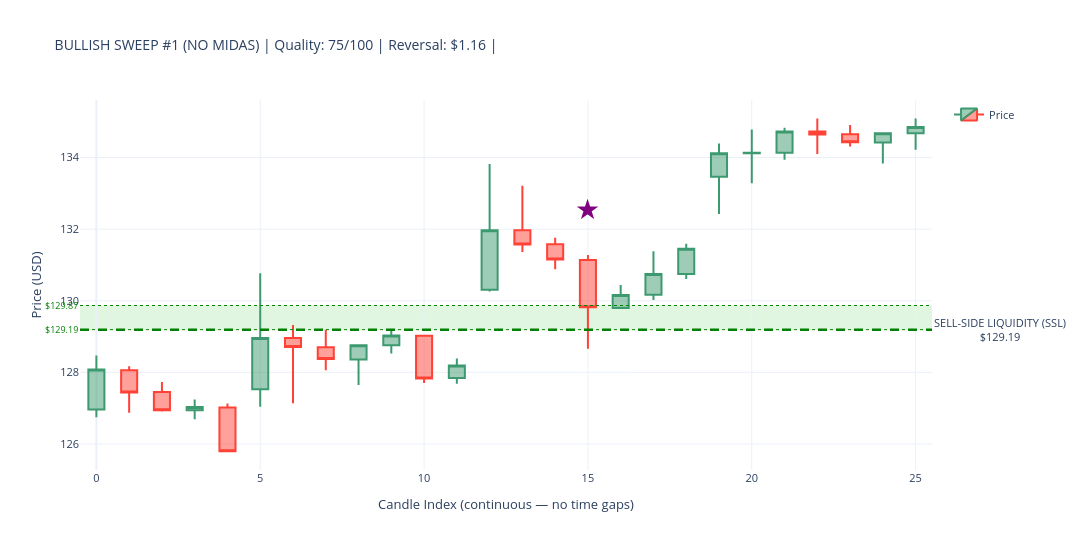
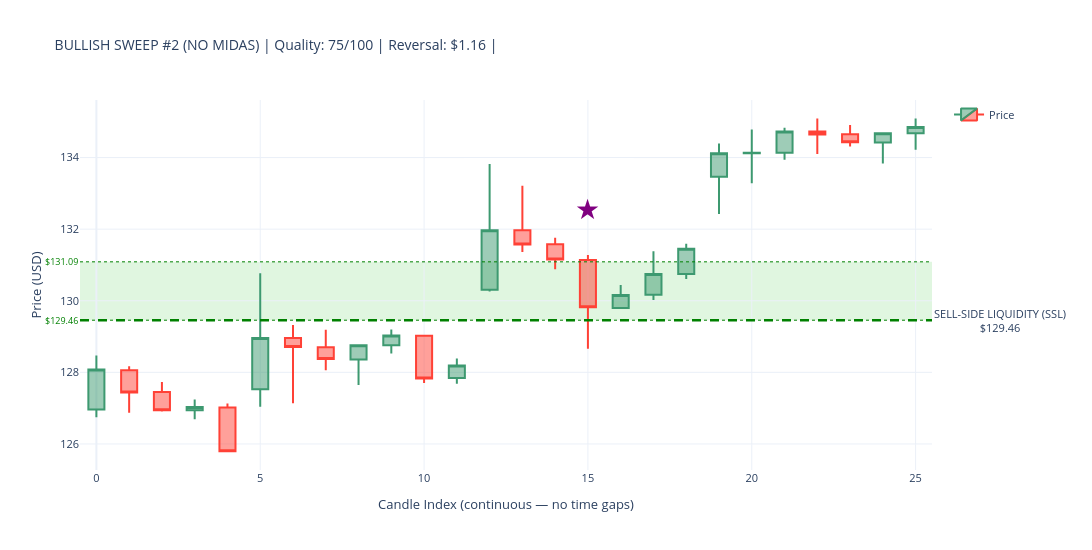
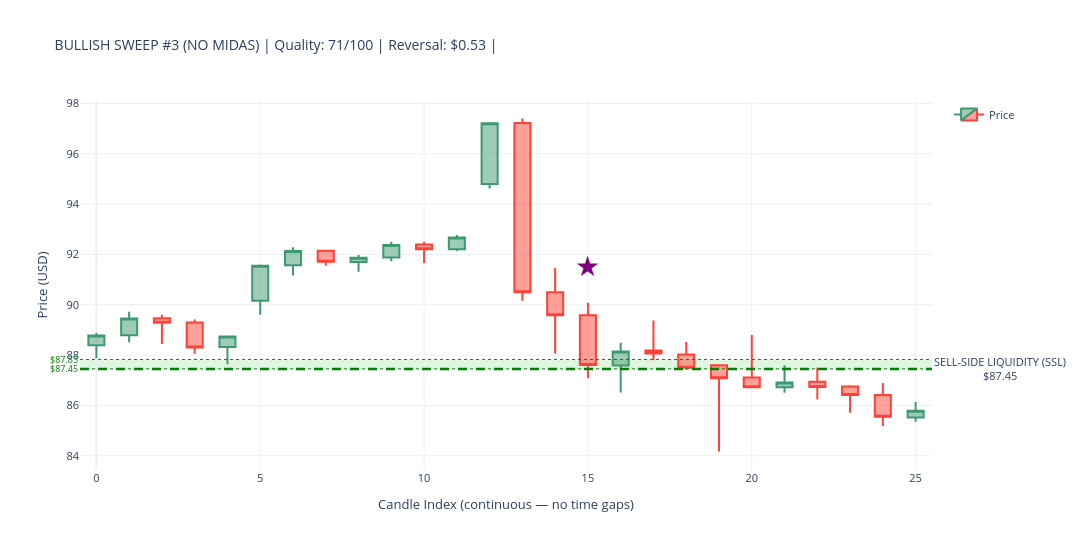
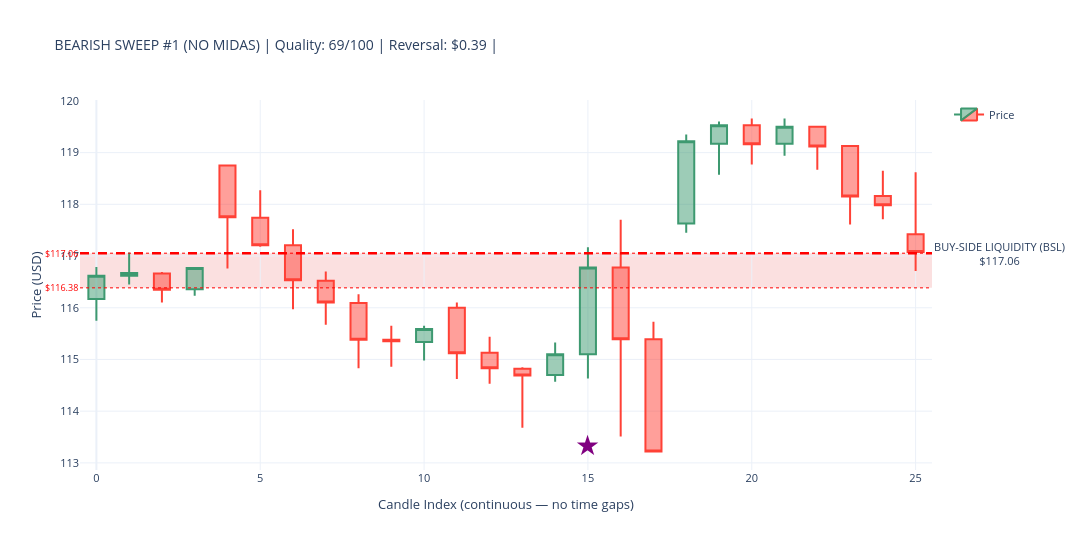

Notebook code cell kept with these figures, in order:
### Markdown cell above
## Block E — Post-Detection Analysis

### Code cell
# ---------------------------------------------------------------------------
# SWEEP DETECTION CANDLESTICK VISUALIZATIONS WITH LIQUIDITY ZONES
# ---------------------------------------------------------------------------

required_vars = ['sweeps_hourly_no_midas', 'sweeps_hourly_with_midas', 'hourly_data']
missing_vars  = [v for v in required_vars if v not in globals()]

if missing_vars:
    print(f"\n⚠ WARNING: Missing variables — {missing_vars}")
    print("Please execute Part 8 first. Skipping visualization...")
else:
    print("\n✓ All required variables present. Proceeding with visualization...")

if not missing_vars:

    print("\n" + "=" * 70)
    print("VISUALIZING TOP SWEEPS — CANDLESTICK CHARTS WITH LIQUIDITY ZONES")
    print("=" * 70)

    import plotly.graph_objects as go

    price_data = hourly_data.copy()
    print(f"\n✓ Hourly data: {len(price_data)} candles")
    print(f"  Date range: {price_data['timestamp'].min().date()} → "
          f"{price_data['timestamp'].max().date()}")

    print(f"\nSweep data check:")
    print(f"  NO MIDAS  : {len(sweeps_hourly_no_midas)} total sweeps")
    if len(sweeps_hourly_no_midas) > 0:
        print(f"    Bullish : {(sweeps_hourly_no_midas['sweep_type']=='BULLISH').sum()}")
        print(f"    Bearish : {(sweeps_hourly_no_midas['sweep_type']=='BEARISH').sum()}")
    print(f"  WITH MIDAS: {len(sweeps_hourly_with_midas)} total sweeps")
    if len(sweeps_hourly_with_midas) > 0:
        print(f"    Bullish : {(sweeps_hourly_with_midas['sweep_type']=='BULLISH').sum()}")
        print(f"    Bearish : {(sweeps_hourly_with_midas['sweep_type']=='BEARISH').sum()}")


    def make_candlestick_chart_with_zones(
        price_df, sweep_timestamp, zone_level,
        zone_top, zone_bottom,
        sweep_type, chart_title
    ):
        try:
            # ── exact-hour timestamp match ────────────────────────────────────
            sweep_ts       = pd.to_datetime(sweep_timestamp)
            sweep_ts_naive = sweep_ts.tz_localize(None) if sweep_ts.tzinfo else sweep_ts
            ts_col_naive   = pd.to_datetime(price_df['timestamp']).dt.tz_localize(None)

            exact = price_df[ts_col_naive == sweep_ts_naive]
            sweep_idx = exact.index[0] if len(exact) > 0 else (
                (ts_col_naive - sweep_ts_naive).abs().idxmin()
            )

            sweep_pos = price_df.index.get_loc(sweep_idx)
            start_pos = max(0, sweep_pos - 15)
            end_pos   = min(len(price_df) - 1, sweep_pos + 10)

            subset = price_df.iloc[start_pos : end_pos + 1].copy().reset_index(drop=True)
            subset['candle_idx'] = range(len(subset))

            # FIX: build hover text as a list — Candlestick uses `text`, not `hovertemplate`
            hover_texts = [
                (f"{row['timestamp'].strftime('%Y-%m-%d %H:%M')}<br>"
                 f"O: ${row['open']:.2f}  H: ${row['high']:.2f}<br>"
                 f"L: ${row['low']:.2f}   C: ${row['close']:.2f}")
                for _, row in subset.iterrows()
            ]

            # ── candlestick ───────────────────────────────────────────────────
            fig = go.Figure(data=[go.Candlestick(
                x=subset['candle_idx'],
                open=subset['open'],  high=subset['high'],
                low=subset['low'],    close=subset['close'],
                name='Price',
                text=hover_texts,          # ← was hovertemplate (unsupported)
                hoverinfo='text',          # tell Plotly to show our text on hover
            )])

            # ── ICT-correct zone labels + actual boundaries ───────────────────
            if sweep_type == 'BULLISH':
                fill_color = 'rgba(0,180,0,0.12)'
                line_color = 'green'
                zone_label = 'SELL-SIDE LIQUIDITY (SSL)'
            else:
                fill_color = 'rgba(220,0,0,0.12)'
                line_color = 'red'
                zone_label = 'BUY-SIDE LIQUIDITY (BSL)'

            fig.add_hrect(
                y0=zone_bottom, y1=zone_top,
                fillcolor=fill_color, opacity=1.0,
                layer='below', line_width=0,
            )
            fig.add_hline(
                y=zone_level,
                line_width=2.5, line_dash='dash', line_color=line_color,
                annotation_text=f'{zone_label}<br>${zone_level:.2f}',
                annotation_position='right',
                annotation=dict(font_size=11, bgcolor='rgba(255,255,255,0.85)')
            )
            for y_val in [zone_top, zone_bottom]:
                fig.add_hline(
                    y=y_val, line_width=1, line_dash='dot', line_color=line_color,
                    annotation_text=f'${y_val:.2f}', annotation_position='left',
                    annotation=dict(font_size=9, font_color=line_color)
                )

            # ── sweep marker ──────────────────────────────────────────────────
            sweep_subset_pos = sweep_pos - start_pos
            if 0 <= sweep_subset_pos < len(subset):
                row_c = subset.iloc[sweep_subset_pos]
                cr    = row_c['high'] - row_c['low']
                arrow_y = (row_c['high'] + cr * 0.5 if sweep_type == 'BULLISH'
                           else row_c['low'] - cr * 0.5)
                fig.add_annotation(
                    x=row_c['candle_idx'], y=arrow_y,
                    text='★', showarrow=False,
                    font=dict(size=28, color='purple'),
                    xanchor='center'
                )

            fig.update_layout(
                title=dict(text=chart_title, font=dict(size=14)),
                yaxis_title='Price (USD)',
                xaxis_title='Candle Index (continuous — no time gaps)',
                template='plotly_white',
                height=550, width=1150,
                hovermode='x unified',
                xaxis_rangeslider_visible=False,
                xaxis=dict(type='linear'),
                showlegend=True,
                font=dict(size=11),
                margin=dict(l=80, r=160, t=100, b=80),
            )
            return fig

        except Exception as e:
            print(f"      ✗ Error ({type(e).__name__}): {e}")
            return None


    def plot_sweep_set(sweeps_df, label):
        if sweeps_df.empty:
            print(f"\n✗ No sweeps in {label} dataset")
            return

        print(f"\n{'=' * 70}")
        print(f"{label} SWEEPS WITH LIQUIDITY ZONES")
        print('=' * 70)

        for sweep_type, side_label in [
            ('BULLISH', 'SSL Raids (demand zone sweeps — bullish reversal)'),
            ('BEARISH', 'BSL Raids (supply zone sweeps — bearish reversal)'),
        ]:
            subset = (
                sweeps_df[sweeps_df['sweep_type'] == sweep_type]
                .nlargest(3, 'sweep_quality_score')
            )
            print(f"\n{side_label}  ({len(subset)} shown):")

            for i, (_, row) in enumerate(subset.iterrows(), 1):
                z_top = float(row.get('zone_top',    row['zone_level'] * 1.005))
                z_bot = float(row.get('zone_bottom', row['zone_level'] * 0.995))

                title = (
                    f"{sweep_type} SWEEP #{i} ({label}) | "
                    f"Quality: {row['sweep_quality_score']:.0f}/100 | "
                    f"Reversal: ${row['reversal_distance']:.2f} | "
                )
                print(f"  {i}. {row['timestamp']}  zone=${row['zone_level']:.2f}")

                fig = make_candlestick_chart_with_zones(
                    price_data,
                    sweep_timestamp = row['timestamp'],
                    zone_level      = row['zone_level'],
                    zone_top        = z_top,
                    zone_bottom     = z_bot,
                    sweep_type      = sweep_type,
                    chart_title     = title,
                )
                if fig:
                    fig.show()
                else:
                    print("      → Could not create chart")


    plot_sweep_set(sweeps_hourly_no_midas,   'NO MIDAS')
    plot_sweep_set(sweeps_hourly_with_midas, 'WITH MIDAS')

    print("\n" + "=" * 70)
    print("✓ LIQUIDITY ZONE SWEEP VISUALIZATION COMPLETE")
    print("=" * 70)
    print("\nVISUAL LEGEND:")
    print("  🟢 GREEN ZONE : Demand zone — SSL raid (BULLISH sweep, reversal up)")
    print("  🔴 RED ZONE   : Supply zone — BSL raid (BEARISH sweep, reversal down)")
    print("  ★ Star        : Exact sweep detection candle")
    print("  - - Dashed    : Zone midline (zone_level)")
    print("  ··· Dotted    : Actual zone top / bottom boundaries")

### Figure 1 — Plotly figure (JSON) as saved in the notebook; plotly's stock layout.template omitted (floating-point values rounded to 4 significant figures)
{"data": [{"close": [128.1, 127.4, 126.9, 127.0, 125.8, 129.0, 128.7, 128.4, 128.8, 129.0, 127.8, 128.2, 132.0, 131.6, 131.2, 129.8, 130.2, 130.8, 131.4, 134.1, 134.1, 134.7, 134.6, 134.4, 134.7, 134.8], "high": [128.5, 128.2, 127.7, 127.2, 127.1, 130.8, 129.3, 129.2, 128.8, 129.2, 129.0, 128.4, 133.8, 133.2, 131.8, 131.3, 130.4, 131.4, 131.6, 134.4, 134.8, 134.8, 135.1, 134.9, 134.7, 135.1], "hoverinfo": "text", "low": [126.8, 126.9, 126.9, 126.7, 125.8, 127.0, 127.1, 128.1, 127.7, 128.5, 127.7, 127.7, 130.3, 131.4, 130.9, 128.7, 129.8, 130.0, 130.6, 132.4, 133.3, 133.9, 134.1, 134.3, 133.8, 134.2], "name": "Price", "open": [127.0, 128.1, 127.5, 126.9, 127.0, 127.5, 129.0, 128.7, 128.4, 128.8, 129.0, 127.8, 130.3, 132.0, 131.6, 131.1, 129.8, 130.2, 130.8, 133.5, 134.1, 134.1, 134.7, 134.7, 134.4, 134.7], "text": ["2024-07-05 11:30<br>O: $126.96  H: $128.47<br>L: $126.75   C: $128.08", "2024-07-05 12:30<br>O: $128.06  H: $128.17<br>L: $126.87   C: $127.44", "2024-07-05 13:30<br>O: $127.45  H: $127.73<br>L: $126.91   C: $126.94", "2024-07-05 14:30<br>O: $126.94  H: $127.24<br>L: $126.69   C: $127.03", "2024-07-05 15:30<br>O: $127.02  H: $127.13<br>L: $125.79   C: $125.80", "2024-07-08 09:30<br>O: $127.53  H: $130.77<br>L: $127.04   C: $128.96", "2024-07-08 10:30<br>O: $128.96  H: $129.32<br>L: $127.14   C: $128.71", "2024-07-08 11:30<br>O: $128.70  H: $129.19<br>L: $128.06   C: $128.37", "2024-07-08 12:30<br>O: $128.36  H: $128.76<br>L: $127.65   C: $128.76", "2024-07-08 13:30<br>O: $128.76  H: $129.20<br>L: $128.53   C: $129.03", "2024-07-08 14:30<br>O: $129.02  H: $129.02<br>L: $127.70   C: $127.83", "2024-07-08 15:30<br>O: $127.84  H: $128.39<br>L: $127.68   C: $128.19", "2024-07-09 09:30<br>O: $130.31  H: $133.82<br>L: $130.26   C: $131.97", "2024-07-09 10:30<br>O: $131.97  H: $133.21<br>L: $131.36   C: $131.57", "2024-07-09 11:30<br>O: $131.58  H: $131.76<br>L: $130.88   C: $131.15", "2024-07-09 12:30<br>O: $131.14  H: $131.28<br>L: $128.66   C: $129.82", "2024-07-09 13:30<br>O: $129.80  H: $130.44<br>L: $129.79   C: $130.16", "2024-07-09 14:30<br>O: $130.17  H: $131.38<br>L: $130.02   C: $130.75", "2024-07-09 15:30<br>O: $130.75  H: $131.59<br>L: $130.61   C: $131.45", "2024-07-10 09:30<br>O: $133.46  H: $134.39<br>L: $132.42   C: $134.12", "2024-07-10 10:30<br>O: $134.12  H: $134.78<br>L: $133.28   C: $134.13", "2024-07-10 11:30<br>O: $134.13  H: $134.83<br>L: $133.94   C: $134.73", "2024-07-10 12:30<br>O: $134.73  H: $135.09<br>L: $134.10   C: $134.64", "2024-07-10 13:30<br>O: $134.65  H: $134.91<br>L: $134.31   C: $134.43", "2024-07-10 14:30<br>O: $134.42  H: $134.70<br>L: $133.83   C: $134.68", "2024-07-10 15:30<br>O: $134.68  H: $135.09<br>L: $134.22   C: $134.85"], "type": "candlestick", "x": [0, 1, 2, 3, 4, 5, 6, 7, 8, 9, 10, 11, 12, 13, 14, 15, 16, 17, 18, 19, 20, 21, 22, 23, 24, 25]}], "layout": {"annotations": [{"bgcolor": "rgba(255,255,255,0.85)", "font": {"size": 11}, "showarrow": false, "text": "SELL-SIDE LIQUIDITY (SSL)<br>$129.19", "x": 1, "xanchor": "left", "xref": "x domain", "y": 129.2, "yanchor": "middle", "yref": "y"}, {"font": {"color": "green", "size": 9}, "showarrow": false, "text": "$129.87", "x": 0, "xanchor": "right", "xref": "x domain", "y": 129.9, "yanchor": "middle", "yref": "y"}, {"font": {"color": "green", "size": 9}, "showarrow": false, "text": "$129.19", "x": 0, "xanchor": "right", "xref": "x domain", "y": 129.2, "yanchor": "middle", "yref": "y"}, {"font": {"color": "purple", "size": 28}, "showarrow": false, "text": "★", "x": 15, "xanchor": "center", "y": 132.6}], "font": {"size": 11}, "height": 550, "hovermode": "x unified", "margin": {"b": 80, "l": 80, "r": 160, "t": 100}, "shapes": [{"fillcolor": "rgba(0,180,0,0.12)", "layer": "below", "line": {"width": 0}, "opacity": 1, "type": "rect", "x0": 0, "x1": 1, "xref": "x domain", "y0": 129.2, "y1": 129.9, "yref": "y"}, {"line": {"color": "green", "dash": "dash", "width": 2.5}, "type": "line", "x0": 0, "x1": 1, "xref": "x domain", "y0": 129.2, "y1": 129.2, "yref": "y"}, {"line": {"color": "green", "dash": "dot", "width": 1}, "type": "line", "x0": 0, "x1": 1, "xref": "x domain", "y0": 129.9, "y1": 129.9, "yref": "y"}, {"line": {"color": "green", "dash": "dot", "width": 1}, "type": "line", "x0": 0, "x1": 1, "xref": "x domain", "y0": 129.2, "y1": 129.2, "yref": "y"}], "showlegend": true, "title": {"font": {"size": 14}, "text": "BULLISH SWEEP #1 (NO MIDAS) | Quality: 75/100 | Reversal: $1.16 | "}, "width": 1150, "xaxis": {"rangeslider": {"visible": false}, "title": {"text": "Candle Index (continuous — no time gaps)"}, "type": "linear"}, "yaxis": {"title": {"text": "Price (USD)"}}}}

### Figure 2 — Plotly figure (JSON) as saved in the notebook; plotly's stock layout.template omitted (floating-point values rounded to 4 significant figures)
{"data": [{"close": [128.1, 127.4, 126.9, 127.0, 125.8, 129.0, 128.7, 128.4, 128.8, 129.0, 127.8, 128.2, 132.0, 131.6, 131.2, 129.8, 130.2, 130.8, 131.4, 134.1, 134.1, 134.7, 134.6, 134.4, 134.7, 134.8], "high": [128.5, 128.2, 127.7, 127.2, 127.1, 130.8, 129.3, 129.2, 128.8, 129.2, 129.0, 128.4, 133.8, 133.2, 131.8, 131.3, 130.4, 131.4, 131.6, 134.4, 134.8, 134.8, 135.1, 134.9, 134.7, 135.1], "hoverinfo": "text", "low": [126.8, 126.9, 126.9, 126.7, 125.8, 127.0, 127.1, 128.1, 127.7, 128.5, 127.7, 127.7, 130.3, 131.4, 130.9, 128.7, 129.8, 130.0, 130.6, 132.4, 133.3, 133.9, 134.1, 134.3, 133.8, 134.2], "name": "Price", "open": [127.0, 128.1, 127.5, 126.9, 127.0, 127.5, 129.0, 128.7, 128.4, 128.8, 129.0, 127.8, 130.3, 132.0, 131.6, 131.1, 129.8, 130.2, 130.8, 133.5, 134.1, 134.1, 134.7, 134.7, 134.4, 134.7], "text": ["2024-07-05 11:30<br>O: $126.96  H: $128.47<br>L: $126.75   C: $128.08", "2024-07-05 12:30<br>O: $128.06  H: $128.17<br>L: $126.87   C: $127.44", "2024-07-05 13:30<br>O: $127.45  H: $127.73<br>L: $126.91   C: $126.94", "2024-07-05 14:30<br>O: $126.94  H: $127.24<br>L: $126.69   C: $127.03", "2024-07-05 15:30<br>O: $127.02  H: $127.13<br>L: $125.79   C: $125.80", "2024-07-08 09:30<br>O: $127.53  H: $130.77<br>L: $127.04   C: $128.96", "2024-07-08 10:30<br>O: $128.96  H: $129.32<br>L: $127.14   C: $128.71", "2024-07-08 11:30<br>O: $128.70  H: $129.19<br>L: $128.06   C: $128.37", "2024-07-08 12:30<br>O: $128.36  H: $128.76<br>L: $127.65   C: $128.76", "2024-07-08 13:30<br>O: $128.76  H: $129.20<br>L: $128.53   C: $129.03", "2024-07-08 14:30<br>O: $129.02  H: $129.02<br>L: $127.70   C: $127.83", "2024-07-08 15:30<br>O: $127.84  H: $128.39<br>L: $127.68   C: $128.19", "2024-07-09 09:30<br>O: $130.31  H: $133.82<br>L: $130.26   C: $131.97", "2024-07-09 10:30<br>O: $131.97  H: $133.21<br>L: $131.36   C: $131.57", "2024-07-09 11:30<br>O: $131.58  H: $131.76<br>L: $130.88   C: $131.15", "2024-07-09 12:30<br>O: $131.14  H: $131.28<br>L: $128.66   C: $129.82", "2024-07-09 13:30<br>O: $129.80  H: $130.44<br>L: $129.79   C: $130.16", "2024-07-09 14:30<br>O: $130.17  H: $131.38<br>L: $130.02   C: $130.75", "2024-07-09 15:30<br>O: $130.75  H: $131.59<br>L: $130.61   C: $131.45", "2024-07-10 09:30<br>O: $133.46  H: $134.39<br>L: $132.42   C: $134.12", "2024-07-10 10:30<br>O: $134.12  H: $134.78<br>L: $133.28   C: $134.13", "2024-07-10 11:30<br>O: $134.13  H: $134.83<br>L: $133.94   C: $134.73", "2024-07-10 12:30<br>O: $134.73  H: $135.09<br>L: $134.10   C: $134.64", "2024-07-10 13:30<br>O: $134.65  H: $134.91<br>L: $134.31   C: $134.43", "2024-07-10 14:30<br>O: $134.42  H: $134.70<br>L: $133.83   C: $134.68", "2024-07-10 15:30<br>O: $134.68  H: $135.09<br>L: $134.22   C: $134.85"], "type": "candlestick", "x": [0, 1, 2, 3, 4, 5, 6, 7, 8, 9, 10, 11, 12, 13, 14, 15, 16, 17, 18, 19, 20, 21, 22, 23, 24, 25]}], "layout": {"annotations": [{"bgcolor": "rgba(255,255,255,0.85)", "font": {"size": 11}, "showarrow": false, "text": "SELL-SIDE LIQUIDITY (SSL)<br>$129.46", "x": 1, "xanchor": "left", "xref": "x domain", "y": 129.5, "yanchor": "middle", "yref": "y"}, {"font": {"color": "green", "size": 9}, "showarrow": false, "text": "$131.09", "x": 0, "xanchor": "right", "xref": "x domain", "y": 131.1, "yanchor": "middle", "yref": "y"}, {"font": {"color": "green", "size": 9}, "showarrow": false, "text": "$129.46", "x": 0, "xanchor": "right", "xref": "x domain", "y": 129.5, "yanchor": "middle", "yref": "y"}, {"font": {"color": "purple", "size": 28}, "showarrow": false, "text": "★", "x": 15, "xanchor": "center", "y": 132.6}], "font": {"size": 11}, "height": 550, "hovermode": "x unified", "margin": {"b": 80, "l": 80, "r": 160, "t": 100}, "shapes": [{"fillcolor": "rgba(0,180,0,0.12)", "layer": "below", "line": {"width": 0}, "opacity": 1, "type": "rect", "x0": 0, "x1": 1, "xref": "x domain", "y0": 129.5, "y1": 131.1, "yref": "y"}, {"line": {"color": "green", "dash": "dash", "width": 2.5}, "type": "line", "x0": 0, "x1": 1, "xref": "x domain", "y0": 129.5, "y1": 129.5, "yref": "y"}, {"line": {"color": "green", "dash": "dot", "width": 1}, "type": "line", "x0": 0, "x1": 1, "xref": "x domain", "y0": 131.1, "y1": 131.1, "yref": "y"}, {"line": {"color": "green", "dash": "dot", "width": 1}, "type": "line", "x0": 0, "x1": 1, "xref": "x domain", "y0": 129.5, "y1": 129.5, "yref": "y"}], "showlegend": true, "title": {"font": {"size": 14}, "text": "BULLISH SWEEP #2 (NO MIDAS) | Quality: 75/100 | Reversal: $1.16 | "}, "width": 1150, "xaxis": {"rangeslider": {"visible": false}, "title": {"text": "Candle Index (continuous — no time gaps)"}, "type": "linear"}, "yaxis": {"title": {"text": "Price (USD)"}}}}

### Figure 3 — Plotly figure (JSON) as saved in the notebook; plotly's stock layout.template omitted (floating-point values rounded to 4 significant figures)
{"data": [{"close": [88.78, 89.45, 89.29, 88.3, 88.74, 91.55, 92.14, 91.71, 91.87, 92.37, 92.21, 92.67, 97.21, 90.5, 89.58, 87.61, 88.14, 88.06, 87.5, 87.08, 86.72, 86.91, 86.73, 86.41, 85.55, 85.79], "high": [88.89, 89.72, 89.6, 89.41, 88.75, 91.6, 92.28, 92.16, 91.98, 92.5, 92.5, 92.77, 97.21, 97.4, 91.46, 90.08, 88.49, 89.37, 88.52, 87.6, 88.8, 87.6, 87.5, 86.8, 86.89, 86.14], "hoverinfo": "text", "low": [87.87, 88.51, 88.44, 88.05, 87.64, 89.6, 91.16, 91.55, 91.31, 91.73, 91.65, 92.14, 94.62, 90.16, 88.06, 87.08, 86.51, 87.8, 87.42, 84.17, 86.7, 86.5, 86.24, 85.71, 85.18, 85.35], "name": "Price", "open": [88.39, 88.79, 89.46, 89.3, 88.32, 90.16, 91.57, 92.15, 91.7, 91.88, 92.39, 92.21, 94.8, 97.22, 90.5, 89.58, 87.59, 88.18, 88.02, 87.6, 87.11, 86.72, 86.94, 86.75, 86.41, 85.52], "text": ["2024-03-06 11:30<br>O: $88.39  H: $88.89<br>L: $87.87   C: $88.78", "2024-03-06 12:30<br>O: $88.79  H: $89.72<br>L: $88.51   C: $89.45", "2024-03-06 13:30<br>O: $89.46  H: $89.60<br>L: $88.44   C: $89.29", "2024-03-06 14:30<br>O: $89.30  H: $89.41<br>L: $88.05   C: $88.30", "2024-03-06 15:30<br>O: $88.32  H: $88.75<br>L: $87.64   C: $88.74", "2024-03-07 09:30<br>O: $90.16  H: $91.60<br>L: $89.60   C: $91.55", "2024-03-07 10:30<br>O: $91.57  H: $92.28<br>L: $91.16   C: $92.14", "2024-03-07 11:30<br>O: $92.15  H: $92.16<br>L: $91.55   C: $91.71", "2024-03-07 12:30<br>O: $91.70  H: $91.98<br>L: $91.31   C: $91.87", "2024-03-07 13:30<br>O: $91.88  H: $92.50<br>L: $91.73   C: $92.37", "2024-03-07 14:30<br>O: $92.39  H: $92.50<br>L: $91.65   C: $92.21", "2024-03-07 15:30<br>O: $92.21  H: $92.77<br>L: $92.14   C: $92.67", "2024-03-08 09:30<br>O: $94.80  H: $97.21<br>L: $94.62   C: $97.21", "2024-03-08 10:30<br>O: $97.22  H: $97.40<br>L: $90.16   C: $90.50", "2024-03-08 11:30<br>O: $90.50  H: $91.46<br>L: $88.06   C: $89.58", "2024-03-08 12:30<br>O: $89.58  H: $90.08<br>L: $87.08   C: $87.61", "2024-03-08 13:30<br>O: $87.59  H: $88.49<br>L: $86.51   C: $88.14", "2024-03-08 14:30<br>O: $88.18  H: $89.37<br>L: $87.80   C: $88.06", "2024-03-08 15:30<br>O: $88.02  H: $88.52<br>L: $87.42   C: $87.50", "2024-03-11 09:30<br>O: $87.60  H: $87.60<br>L: $84.17   C: $87.08", "2024-03-11 10:30<br>O: $87.11  H: $88.80<br>L: $86.70   C: $86.72", "2024-03-11 11:30<br>O: $86.72  H: $87.60<br>L: $86.50   C: $86.91", "2024-03-11 12:30<br>O: $86.94  H: $87.50<br>L: $86.24   C: $86.73", "2024-03-11 13:30<br>O: $86.75  H: $86.80<br>L: $85.71   C: $86.41", "2024-03-11 14:30<br>O: $86.41  H: $86.89<br>L: $85.18   C: $85.55", "2024-03-11 15:30<br>O: $85.52  H: $86.14<br>L: $85.35   C: $85.79"], "type": "candlestick", "x": [0, 1, 2, 3, 4, 5, 6, 7, 8, 9, 10, 11, 12, 13, 14, 15, 16, 17, 18, 19, 20, 21, 22, 23, 24, 25]}], "layout": {"annotations": [{"bgcolor": "rgba(255,255,255,0.85)", "font": {"size": 11}, "showarrow": false, "text": "SELL-SIDE LIQUIDITY (SSL)<br>$87.45", "x": 1, "xanchor": "left", "xref": "x domain", "y": 87.45, "yanchor": "middle", "yref": "y"}, {"font": {"color": "green", "size": 9}, "showarrow": false, "text": "$87.83", "x": 0, "xanchor": "right", "xref": "x domain", "y": 87.83, "yanchor": "middle", "yref": "y"}, {"font": {"color": "green", "size": 9}, "showarrow": false, "text": "$87.45", "x": 0, "xanchor": "right", "xref": "x domain", "y": 87.45, "yanchor": "middle", "yref": "y"}, {"font": {"color": "purple", "size": 28}, "showarrow": false, "text": "★", "x": 15, "xanchor": "center", "y": 91.58}], "font": {"size": 11}, "height": 550, "hovermode": "x unified", "margin": {"b": 80, "l": 80, "r": 160, "t": 100}, "shapes": [{"fillcolor": "rgba(0,180,0,0.12)", "layer": "below", "line": {"width": 0}, "opacity": 1, "type": "rect", "x0": 0, "x1": 1, "xref": "x domain", "y0": 87.45, "y1": 87.83, "yref": "y"}, {"line": {"color": "green", "dash": "dash", "width": 2.5}, "type": "line", "x0": 0, "x1": 1, "xref": "x domain", "y0": 87.45, "y1": 87.45, "yref": "y"}, {"line": {"color": "green", "dash": "dot", "width": 1}, "type": "line", "x0": 0, "x1": 1, "xref": "x domain", "y0": 87.83, "y1": 87.83, "yref": "y"}, {"line": {"color": "green", "dash": "dot", "width": 1}, "type": "line", "x0": 0, "x1": 1, "xref": "x domain", "y0": 87.45, "y1": 87.45, "yref": "y"}], "showlegend": true, "title": {"font": {"size": 14}, "text": "BULLISH SWEEP #3 (NO MIDAS) | Quality: 71/100 | Reversal: $0.53 | "}, "width": 1150, "xaxis": {"rangeslider": {"visible": false}, "title": {"text": "Candle Index (continuous — no time gaps)"}, "type": "linear"}, "yaxis": {"title": {"text": "Price (USD)"}}}}

### Figure 4 — Plotly figure (JSON) as saved in the notebook; plotly's stock layout.template omitted (floating-point values rounded to 4 significant figures)
{"data": [{"close": [116.6, 116.7, 116.3, 116.8, 117.8, 117.2, 116.5, 116.1, 115.4, 115.3, 115.6, 115.1, 114.8, 114.7, 115.1, 116.8, 115.4, 113.2, 119.2, 119.5, 119.2, 119.5, 119.1, 118.2, 118.0, 117.1], "high": [116.8, 117.1, 116.7, 116.8, 118.8, 118.3, 117.5, 116.7, 116.3, 115.7, 115.7, 116.1, 115.4, 114.8, 115.3, 117.2, 117.7, 115.7, 119.3, 119.6, 119.7, 119.7, 119.5, 119.1, 118.7, 118.6], "hoverinfo": "text", "low": [115.8, 116.5, 116.1, 116.2, 116.8, 117.2, 116.0, 115.7, 114.8, 114.9, 115.0, 114.6, 114.5, 113.7, 114.6, 114.6, 113.5, 113.2, 117.5, 118.6, 118.8, 118.9, 118.7, 117.6, 117.7, 116.7], "name": "Price", "open": [116.2, 116.6, 116.7, 116.4, 118.8, 117.7, 117.2, 116.5, 116.1, 115.4, 115.3, 116, 115.1, 114.8, 114.7, 115.1, 116.8, 115.4, 117.6, 119.2, 119.5, 119.2, 119.5, 119.1, 118.2, 117.4], "text": ["2024-09-16 12:30<br>O: $116.17  H: $116.79<br>L: $115.75   C: $116.62", "2024-09-16 13:30<br>O: $116.62  H: $117.07<br>L: $116.45   C: $116.67", "2024-09-16 14:30<br>O: $116.66  H: $116.69<br>L: $116.10   C: $116.35", "2024-09-16 15:30<br>O: $116.36  H: $116.79<br>L: $116.23   C: $116.77", "2024-09-17 09:30<br>O: $118.75  H: $118.77<br>L: $116.76   C: $117.75", "2024-09-17 10:30<br>O: $117.74  H: $118.27<br>L: $117.18   C: $117.21", "2024-09-17 11:30<br>O: $117.21  H: $117.52<br>L: $115.97   C: $116.53", "2024-09-17 12:30<br>O: $116.52  H: $116.70<br>L: $115.67   C: $116.10", "2024-09-17 13:30<br>O: $116.09  H: $116.26<br>L: $114.83   C: $115.38", "2024-09-17 14:30<br>O: $115.38  H: $115.65<br>L: $114.86   C: $115.35", "2024-09-17 15:30<br>O: $115.34  H: $115.65<br>L: $114.98   C: $115.59", "2024-09-18 09:30<br>O: $116.00  H: $116.10<br>L: $114.62   C: $115.12", "2024-09-18 10:30<br>O: $115.13  H: $115.44<br>L: $114.53   C: $114.83", "2024-09-18 11:30<br>O: $114.82  H: $114.85<br>L: $113.68   C: $114.69", "2024-09-18 12:30<br>O: $114.70  H: $115.33<br>L: $114.57   C: $115.10", "2024-09-18 13:30<br>O: $115.10  H: $117.17<br>L: $114.63   C: $116.78", "2024-09-18 14:30<br>O: $116.78  H: $117.70<br>L: $113.51   C: $115.39", "2024-09-18 15:30<br>O: $115.39  H: $115.73<br>L: $113.22   C: $113.22", "2024-09-19 09:30<br>O: $117.63  H: $119.35<br>L: $117.45   C: $119.22", "2024-09-19 10:30<br>O: $119.17  H: $119.60<br>L: $118.57   C: $119.53", "2024-09-19 11:30<br>O: $119.53  H: $119.66<br>L: $118.77   C: $119.16", "2024-09-19 12:30<br>O: $119.17  H: $119.66<br>L: $118.94   C: $119.50", "2024-09-19 13:30<br>O: $119.50  H: $119.52<br>L: $118.67   C: $119.12", "2024-09-19 14:30<br>O: $119.13  H: $119.14<br>L: $117.61   C: $118.15", "2024-09-19 15:30<br>O: $118.16  H: $118.65<br>L: $117.71   C: $117.98", "2024-09-20 09:30<br>O: $117.42  H: $118.62<br>L: $116.71   C: $117.08"], "type": "candlestick", "x": [0, 1, 2, 3, 4, 5, 6, 7, 8, 9, 10, 11, 12, 13, 14, 15, 16, 17, 18, 19, 20, 21, 22, 23, 24, 25]}], "layout": {"annotations": [{"bgcolor": "rgba(255,255,255,0.85)", "font": {"size": 11}, "showarrow": false, "text": "BUY-SIDE LIQUIDITY (BSL)<br>$117.06", "x": 1, "xanchor": "left", "xref": "x domain", "y": 117.1, "yanchor": "middle", "yref": "y"}, {"font": {"color": "red", "size": 9}, "showarrow": false, "text": "$117.06", "x": 0, "xanchor": "right", "xref": "x domain", "y": 117.1, "yanchor": "middle", "yref": "y"}, {"font": {"color": "red", "size": 9}, "showarrow": false, "text": "$116.38", "x": 0, "xanchor": "right", "xref": "x domain", "y": 116.4, "yanchor": "middle", "yref": "y"}, {"font": {"color": "purple", "size": 28}, "showarrow": false, "text": "★", "x": 15, "xanchor": "center", "y": 113.4}], "font": {"size": 11}, "height": 550, "hovermode": "x unified", "margin": {"b": 80, "l": 80, "r": 160, "t": 100}, "shapes": [{"fillcolor": "rgba(220,0,0,0.12)", "layer": "below", "line": {"width": 0}, "opacity": 1, "type": "rect", "x0": 0, "x1": 1, "xref": "x domain", "y0": 116.4, "y1": 117.1, "yref": "y"}, {"line": {"color": "red", "dash": "dash", "width": 2.5}, "type": "line", "x0": 0, "x1": 1, "xref": "x domain", "y0": 117.1, "y1": 117.1, "yref": "y"}, {"line": {"color": "red", "dash": "dot", "width": 1}, "type": "line", "x0": 0, "x1": 1, "xref": "x domain", "y0": 117.1, "y1": 117.1, "yref": "y"}, {"line": {"color": "red", "dash": "dot", "width": 1}, "type": "line", "x0": 0, "x1": 1, "xref": "x domain", "y0": 116.4, "y1": 116.4, "yref": "y"}], "showlegend": true, "title": {"font": {"size": 14}, "text": "BEARISH SWEEP #1 (NO MIDAS) | Quality: 69/100 | Reversal: $0.39 | "}, "width": 1150, "xaxis": {"rangeslider": {"visible": false}, "title": {"text": "Candle Index (continuous — no time gaps)"}, "type": "linear"}, "yaxis": {"title": {"text": "Price (USD)"}}}}
